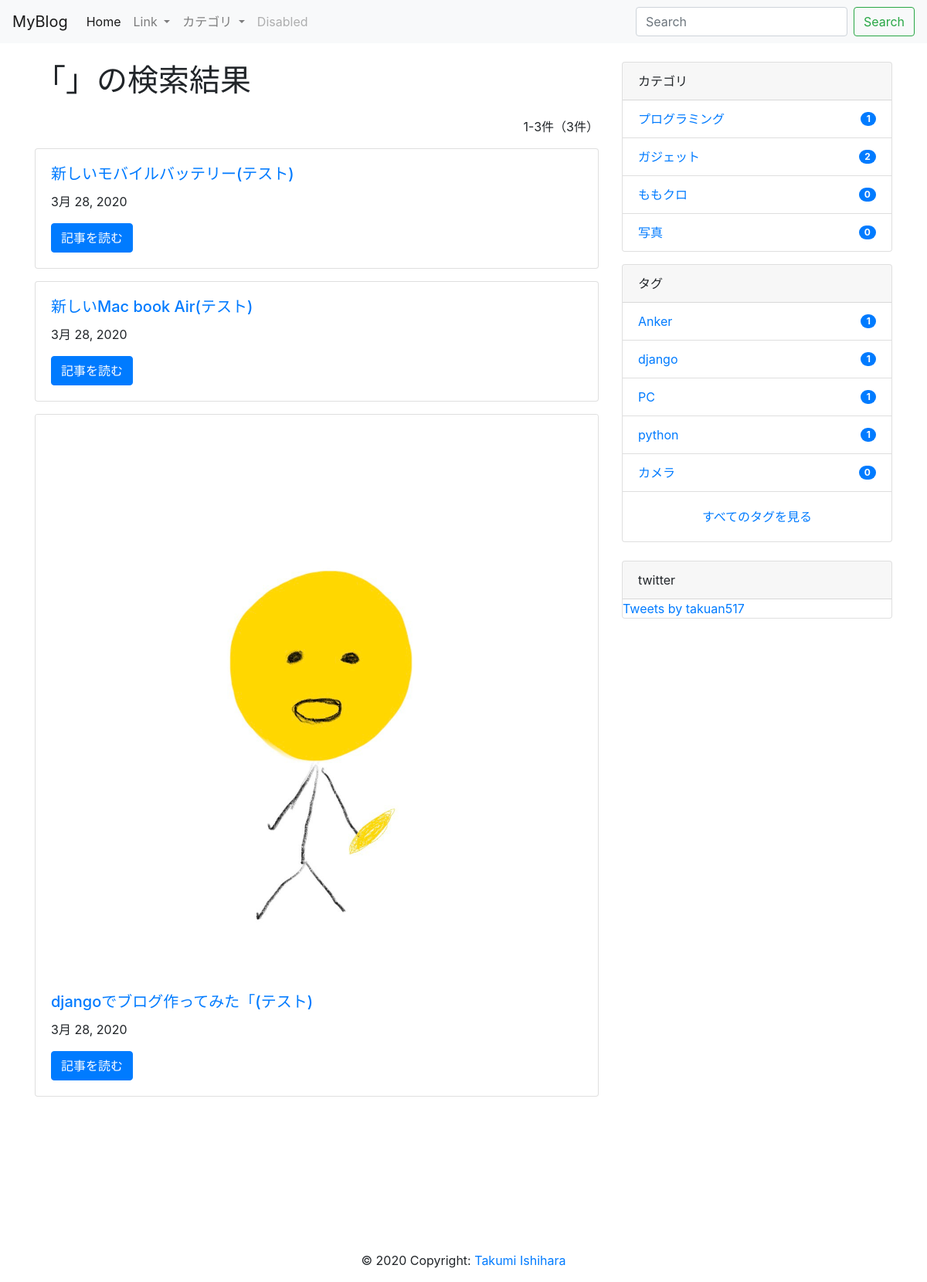
The app's page /search/, older data.
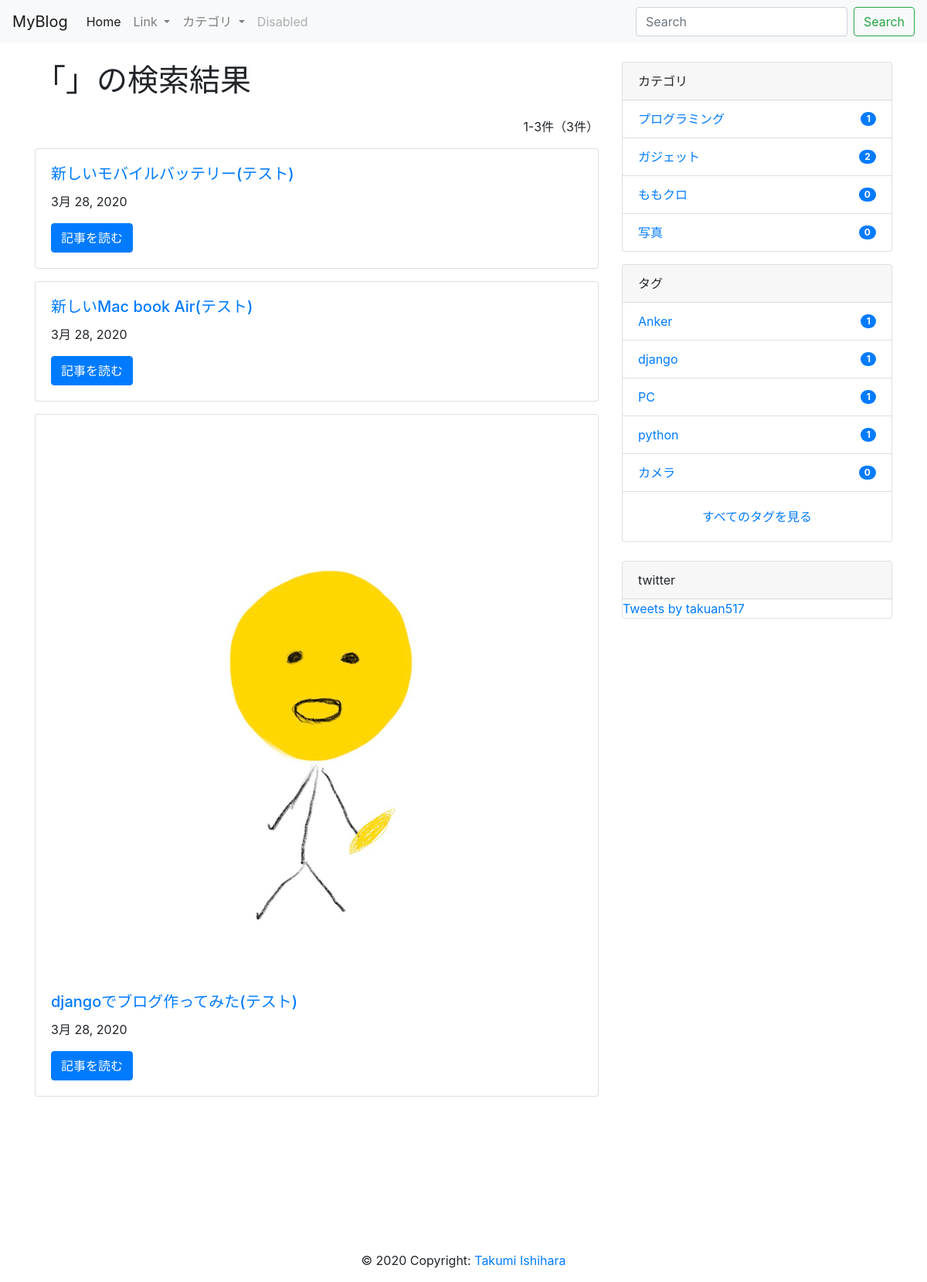
The same page, newer data.
### blog/models.py (models this page shows, shortened)
class Post(models.Model):
    category = models.ForeignKey(Category, on_delete=models.PROTECT)
    tags = models.ManyToManyField(Tag, blank=True)
    title = models.CharField(max_length=255)
    content = models.TextField()
    description = models.TextField(blank=True)
    image = models.ImageField(
        upload_to='post_images/', null=True, blank=True)
    created_at = models.DateTimeField(auto_now_add=True)
    updated_at = models.DateTimeField(auto_now=True)
    published_at = models.DateTimeField(blank=True, null=True)
    is_public = models.BooleanField(default=False)
    class Meta:
        ordering = ['-created_at']

### blog/views.py (the view)
# urls.py: path('search/', SearchPostView.as_view(), name='search_post'),
class SearchPostView(ListView):
    model = Post
    template_name = 'blog/search_post.html'
    paginate_by = 3
    def get_queryset(self):
        query = self.request.GET.get('q', None)
        lookups = (
            Q(title__icontains=query) |
            Q(content__icontains=query) |
            Q(category__name__icontains=query) |
            Q(tags__name__icontains=query)
        )
        if query is not None:
            qs = super().get_queryset().filter(lookups).distinct()
            return qs
        qs = super().get_queryset()
        return qs
    def get_context_data(self, **kwargs):
        context = super().get_context_data(**kwargs)
        query = self.request.GET.get('q')
        context['query'] = query
        return context

### myproject/context_processors.py (called while the page is built)
def common(request):
    context = {
        'categories': Category.objects.annotate(
            num_posts=Count('post', filter=Q(post__is_public=True))),
        'tags': Tag.objects.annotate(
            num_posts=Count('post', filter=Q(post__is_public=True))),
    }
    return context

### blog/templates/blog/search_post.html (shortened to what this page needs)
{% extends "base.html" %}
{% block content %}
<div class="container">
  <div class="row">
    <main class="col-md-8">
      <h1 class="mb-4">「{% if query %}{{ query }}{% endif %}」の検索結果</h1>
      <p class="text-right">{{ page_obj.start_index }}-{{ page_obj.end_index }}件（{{ paginator.count }}件）</p>
      {% include "blog/snippets/main_post_list.html" %}
    </main>
    <aside class="col-md-4">
      {% include "blog/snippets/sidebar.html" %}
    </aside>
  </div>
</div>
{% endblock %}

### blog/templates/blog/snippets/main_post_list.html (shortened to what this page needs)
{% for post in object_list %}
{% if user.is_authenticated or post.is_public %}
<div class="card mb-3">
  {% if post.image %}
  <a href="{% url 'blog:post_detail' post.id %}">
    <img class="card-img-top" src="{{ post.image.url }}" alt="{{ post.title }}">
  </a>
  {% endif %}
  <div class="card-body">
    <a href="{% url 'blog:post_detail' post.id %}">
      <h5 class="card-title">{{ post.title }}</h5>
    </a>
    <p class="card-text">{{ post.published_at|date }}</p>
    <a href="{% url 'blog:post_detail' post.id %}" class="btn btn-primary">記事を読む</a>
  </div>
</div>
{% endif %}
{% empty %}
<p>まだ投稿はありません。</p>
{% endfor %}

Row changes from the older to the newer data that the page shows:
changed Post: title "djangoでブログ作ってみた「(テスト)" → "djangoでブログ作ってみた(テスト)"
